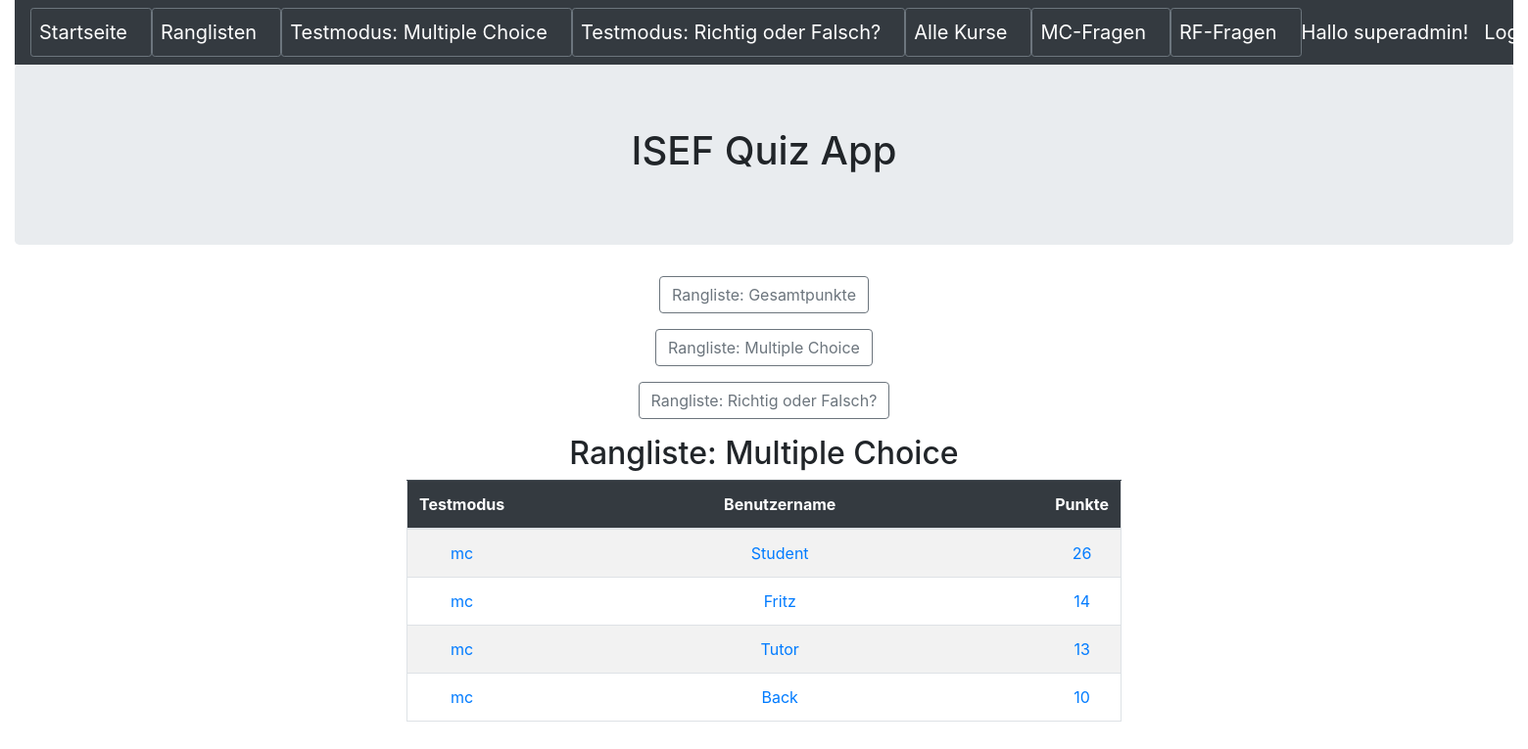
The page /ergebnistopmcgroupbypunkte (signed in) on the database its author committed.
### quiz/models.py (models this page shows, shortened)
class Ergebnis(models.Model):
    testmodus = models.CharField(max_length=20,blank=False)
    benutzername = models.CharField(max_length=50,blank=False)
    kursid = models.CharField(max_length=5,blank=False)
    kursname = models.CharField(max_length=50,blank=False)
    zeitsekunden = models.IntegerField(blank=False)
    datum = models.DateField(auto_now_add=True)
    punkte = models.IntegerField(blank=False)
    fragentotal = models.IntegerField(blank=False)
    fragenkorrekt = models.IntegerField(blank=False)
    fragenfalsch = models.IntegerField(blank=False)

### quiz/views.py (the view)
# urls.py: path('ergebnistopmcgroupbypunkte', ErgebnisTopMCGroupByPunkte.as_view(), name='ergebnis_topmcgroupbypunkte'),
class ErgebnisTopMCGroupByPunkte(AuthListView):
    model = Ergebnis
    template_name = 'ergebnis/ergebnis_topmcgroupbypunkte.html'
    fields = '__all__'
    permission_required = ('quiz.view_ergebnis')
    def get_queryset(self):
        return Ergebnis.objects.raw('select id, benutzername, sum(punkte) as punkte from quiz_ergebnis where testmodus="mc" group by benutzername order by punkte DESC')

### quiz/templates/ergebnis/ergebnis_topmcgroupbypunkte.html
{% extends 'base.html' %}
{% block content %}
<div class="text-center">
	<p><button type="button" class="btn btn-outline-secondary" onclick="location.href='{% url 'ergebnis_topgroupbypunkte'  %}'"> Rangliste: Gesamtpunkte</button></p>
	<p><button type="button" class="btn btn-outline-secondary " onclick="location.href='{% url 'ergebnis_topmcgroupbypunkte' %}'"> Rangliste: Multiple Choice</button></p>
	<p><button type="button" class="btn btn-outline-secondary" onclick="location.href='{% url 'ergebnis_toprfgroupbypunkte' %}'"> Rangliste: Richtig oder Falsch?</button></p>
</div>
<h2 class="text-center">Rangliste: Multiple Choice</h2>
<div class="container text-center">
	<div class="row justify-content-md-center">
		<div class="col-sm-8 ">
			<table  class ="table border table-hover table-striped">
				<thead class="table-dark">
					<th width=100 scope = "col">Testmodus</th>
					<th width=550 scope = "col">Benutzername</th>
					<th scope = "col">Punkte</th>
				</thead>
				<tbody>
				{% for ergebnis in object_list %}
					<tr>
						<td> <a href="{% url 'ergebnis_detail' ergebnis.pk %}">{{ ergebnis.testmodus }}</a> </td>
						<td> <a href="{% url 'ergebnis_detail' ergebnis.pk %}">{{ ergebnis.benutzername }}</a> </td>
						<td> <a href="{% url 'ergebnis_detail' ergebnis.pk %}">{{ ergebnis.punkte }}</a> </td>
					</tr>
				{% endfor %}
				</tbody>
			</table>
		</div>
	</div>
</div>
{% endblock content %}

### templates/base.html (shortened to what this page needs)
<!DOCTYPE html>
<html>
  <head>
	<link rel="stylesheet" href="https://stackpath.bootstrapcdn.com/bootstrap/4.5.0/css/bootstrap.min.css">
  </head>
  <body>
    <div class="container-fluid">
        <header>
            <nav class="navbar navbar-expand-lg navbar-dark bg-dark">
                <button type="button" class="btn btn-outline-secondary btn-sm"><a class="navbar-brand" href="{% url 'index' %}">Startseite</a></button>
                <button type="button" class="btn btn-outline-secondary btn-sm"><a class="navbar-brand" href="{% url 'ergebnis_start' %}">Ranglisten</a></button>
                <button type="button" class="btn btn-outline-secondary btn-sm"><a class="navbar-brand" href="{% url 'mctest_select' %}">Testmodus: Multiple Choice</a></button>
                <button type="button" class="btn btn-outline-secondary btn-sm"><a class="navbar-brand" href="{% url 'rftest_select' %}">Testmodus: Richtig oder Falsch?</a></button>
                <button type="button" class="btn btn-outline-secondary btn-sm"><a class="navbar-brand" href="{% url 'kurs_start' %}">Alle Kurse</a></button>
                <button type="button" class="btn btn-outline-secondary btn-sm"><a class="navbar-brand" href="{% url 'frage_start' %}">MC-Fragen</a></button>
                <button type="button" class="btn btn-outline-secondary btn-sm"><a class="navbar-brand" href="{% url 'richtigoderfalsch_start' %}">RF-Fragen</a></button>
				{% if user.is_authenticated %}
                <a class="navbar-brand ml-auto order-md-last ">Hallo {{ user.get_username }}!</a>
                <a class="navbar-brand ml-auto order-md-last" href="{% url 'logout'%}?next={{request.path}}">Logout</a>
                {% else %}
                <a class="navbar-brand ml-auto order-md-last" href="{% url 'login'%}?next={{request.path}}">Login</a>
                {% endif %}
            </nav>
        </header>
        <div class="jumbotron">
            <h1 class="text-center">ISEF Quiz App</h1>
        </div>
        {% block content %}
        {% endblock content %}
    </div>
  </body>
</html>

### rows shown on the page
Ergebnis: testmodus "mc", benutzername "Student", punkte "26"
Ergebnis: testmodus "mc", benutzername "Fritz", punkte "14"
Ergebnis: testmodus "mc", benutzername "Tutor", punkte "13"
Ergebnis: testmodus "mc", benutzername "Back", punkte "10"

### other values the page prints
{{ user.get_username }} "superadmin"
